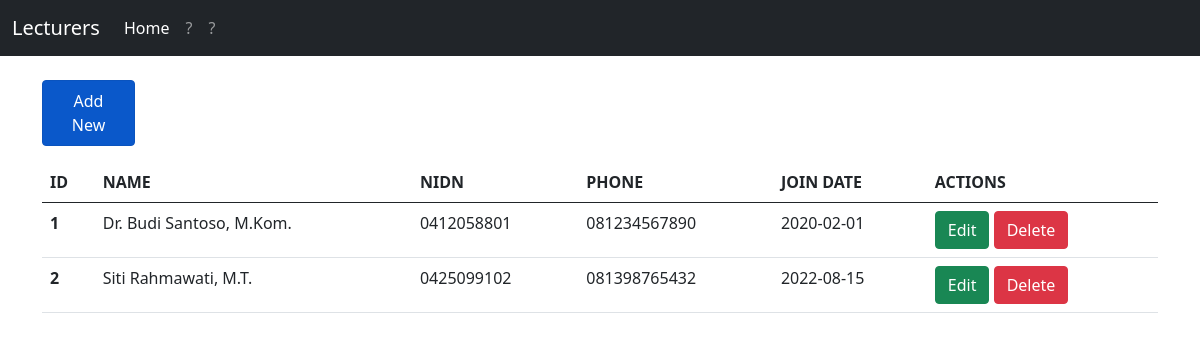
The page /tp_mvc25/index.php on the database its author committed.
### tables this page shows
CREATE TABLE IF NOT EXISTS `lecturers` (
  `id` INT(11) NOT NULL AUTO_INCREMENT,
  `name` VARCHAR(100) NOT NULL,
  `nidn` VARCHAR(30) NOT NULL UNIQUE,
  `email` VARCHAR(100) NOT NULL,
  `department` VARCHAR(80) NOT NULL DEFAULT 'Ilmu Komputer',
  `phone` VARCHAR(20) NOT NULL,
  `join_date` DATE NOT NULL,
  `status` ENUM('Active', 'Inactive') NOT NULL DEFAULT 'Active',
  PRIMARY KEY (`id`)
);

### tp_mvc25/index.php (the view, shortened to what this page needs)
<!doctype html>
<html lang="en">
<head>
  <link href="bootstrap.min.css" rel="stylesheet">
</head>
<body>
  <nav class="navbar navbar-expand-lg navbar-dark bg-dark">
    <div class="container-fluid">
      <a class="navbar-brand" href="index.php">Lecturers</a>
      <div class="collapse navbar-collapse" id="navbarNav">
        <ul class="navbar-nav">
          <li class="nav-item">
            <a class="nav-link active" aria-current="page" href="index.php">Home</a>
          </li>
          <li class="nav-item">
            <a class="nav-link" href="">?</a>
          </li>
          <li class="nav-item">
            <a class="nav-link" href="">?</a>
          </li>
        </ul>
      </div>
    </div>
  </nav>
  <div class="container my-4">
    <div class="col-1 my-3">
      <a type="button" class="btn btn-primary nav-link active" href="create.php">Add New</a>
    </div>
    <table class="table">
      <thead>
        <tr>
          <th>ID</th>
          <th>NAME</th>
          <th>NIDN</th>
          <th>PHONE</th>
          <th>JOIN DATE</th>
          <th>ACTIONS</th>
        </tr>
      </thead>
      <tbody>
        <?php
        include "connection.php";
        $sql = "select * from lecturers";
        $result = $conn->query($sql);
        while ($row = $result->fetch_assoc()) {
          echo "
      <tr>
        <th>$row[id]</th>
        <td>$row[name]</td>
        <td>$row[nidn]</td>
        <td>$row[phone]</td>
        <td>$row[join_date]</td>
        <td>
                  <a class='btn btn-success' href='edit.php?id=$row[id]'>Edit</a>
                  <a class='btn btn-danger' href='delete.php?id=$row[id]'>Delete</a>
                </td>
      </tr>
      ";
        }
        ?>
      </tbody>
    </table>
  </div>
</body>
</html>

### rows shown on the page
lecturers: id "1", name "Dr. Budi Santoso, M.Kom.", nidn "0412058801", phone "081234567890", join_date "2020-02-01"
lecturers: id "2", name "Siti Rahmawati, M.T.", nidn "0425099102", phone "081398765432", join_date "2022-08-15"
